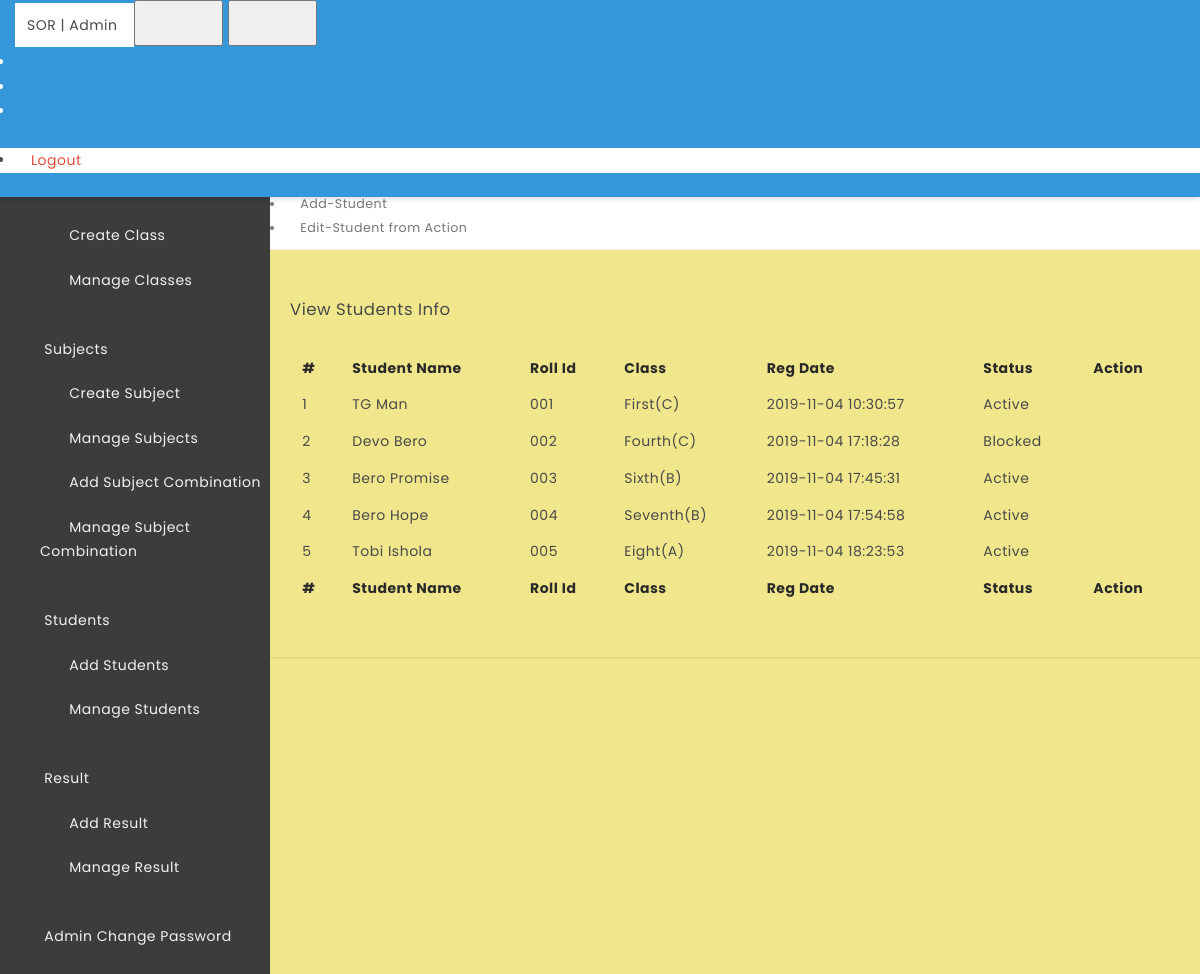
The app's page /sor/manage-students.php with its own data.
### tables this page shows
CREATE TABLE `tblstudents` (
  `StudentId` int(11) NOT NULL,
  `StudentName` varchar(100) DEFAULT NULL,
  `RollId` varchar(100) DEFAULT NULL,
  `StudentEmail` varchar(100) DEFAULT NULL,
  `Gender` varchar(10) DEFAULT NULL,
  `DOB` varchar(100) DEFAULT NULL,
  `ClassId` int(11) DEFAULT NULL,
  `RegDate` timestamp NULL DEFAULT current_timestamp(),
  `UpdationDate` timestamp NULL DEFAULT NULL,
  `Status` int(1) DEFAULT NULL
);

CREATE TABLE `tblclasses` (
  `id` int(11) NOT NULL,
  `ClassName` varchar(80) DEFAULT NULL,
  `ClassNameNumeric` int(4) DEFAULT NULL,
  `Section` varchar(5) DEFAULT NULL,
  `CreationDate` timestamp NULL DEFAULT current_timestamp(),
  `UpdationDate` timestamp NULL DEFAULT NULL
);

### sor/manage-students.php (the view, shortened to what this page needs)
<?php
include('includes/config.php');
if (strlen($_SESSION['alogin']) == "") {
    header("Location: index.php");
} else {
    ?>
    <!DOCTYPE html>
    <html lang="en">
    <head>
        <link rel="stylesheet" href="css/bootstrap.min.css" media="screen">
        <link rel="stylesheet" href="css/font-awesome.min.css" media="screen">
        <link rel="stylesheet" href="css/main.css" media="screen">
    </head>
    <body class="top-navbar-fixed">
        <div class="main-wrapper">
            <?php include('includes/topbar.php'); ?>
            <div class="content-wrapper">
                <div class="content-container">
                    <?php include('includes/leftbar.php'); ?>
                    <div class="main-page">
                        <div class="container-fluid">
                            <div class="row page-title-div">
                                <div class="col-md-6">
                                    <h2 class="title">Manage Students</h2>
                                </div>
                            </div>
                            <div class="row breadcrumb-div">
                                <div class="col-md-6">
                                    <ul class="breadcrumb">
                                        <li><a href="dashboard.php"><i class="fa fa-home"></i>Dashboard</a></li>
                                        <li><a href="manage-students.php"><i class="fa fa-users"></i>Manage Students</a></li>
                                        <li><a href="add-students.php"><i class="fa fa-users"></i>Add-Student</a></li>
                                        <li><i class="fa fa-users"></i>Edit-Student from Action</li>
                                    </ul>
                                </div>
                            </div>
                        </div>
                        <section class="section">
                            <div class="container-fluid">
                                <div class="row">
                                    <div class="col-md-12">
                                        <div class="panel">
                                            <div class="panel-heading">
                                                <div class="panel-title">
                                                    <h5>View Students Info</h5>
                                                </div>
                                            </div>
                                            <div class="panel-body p-20">
                                                <table id="example" class="display table table-striped table-bordered" cellspacing="0" width="100%">
                                                    <thead>
                                                        <tr>
                                                            <th>#</th>
                                                            <th>Student Name</th>
                                                            <th>Roll Id</th>
                                                            <th>Class</th>
                                                            <th>Reg Date</th>
                                                            <th>Status</th>
                                                            <th>Action</th>
                                                        </tr>
                                                    </thead>
                                                    <tfoot>
                                                        <tr>
                                                            <th>#</th>
                                                            <th>Student Name</th>
                                                            <th>Roll Id</th>
                                                            <th>Class</th>
                                                            <th>Reg Date</th>
                                                            <th>Status</th>
                                                            <th>Action</th>
                                                        </tr>
                                                    </tfoot>
                                                    <tbody>
                                                        <?php $sql = "SELECT tblstudents.StudentName,tblstudents.RollId,tblstudents.RegDate,tblstudents.StudentId,tblstudents.Status,tblclasses.ClassName,tblclasses.Section from tblstudents join tblclasses on tblclasses.id=tblstudents.ClassId";
                                                            $query = $dbh->prepare($sql);
                                                            $query->execute();
                                                            $results = $query->fetchAll(PDO::FETCH_OBJ);
                                                            $cnt = 1;
                                                            if ($query->rowCount() > 0) {
                                                                foreach ($results as $result) {   ?>
                                                                <tr>
                                                                    <td><?php echo htmlentities($cnt); ?></td>
                                                                    <td><?php echo htmlentities($result->StudentName); ?></td>
                                                                    <td><?php echo htmlentities($result->RollId); ?></td>
                                                                    <td><?php echo htmlentities($result->ClassName); ?>(<?php echo htmlentities($result->Section); ?>)</td>
                                                                    <td><?php echo htmlentities($result->RegDate); ?></td>
                                                                    <td><?php if ($result->Status == 1) {
                                                                            echo htmlentities('Active');
                                                                        } else {
                                                                            echo htmlentities('Blocked');
                                                                        }
                                                                        ?></td>
                                                                    <td>
                                                                        <a href="edit-student.php?stid=<?php echo htmlentities($result->StudentId); ?>"><i class="fa fa-edit" title="Edit Record"></i> </a>
                                                                    </td>
                                                                </tr>
                                                        <?php $cnt = $cnt + 1;
                                                                }
                                                            } ?>
                                                    </tbody>
                                                </table>
                                            </div>
                                        </div>
                                    </div>
                                </div>
                            </div>
                        </section>
                    </div>
                </div>
            </div>
        </div>
    </body>
    </html>
<?php } ?>

### sor/manage-students.php (style rules this page uses)
.main-wrapper { background-color:khaki; }

### records on screen
tblstudents: StudentName "TG Man", RollId "001", ClassId.ClassName "First", ClassId.Section "C", RegDate "2019-11-04 10:30:57"
tblstudents: StudentName "Devo Bero", RollId "002", ClassId.ClassName "Fourth", ClassId.Section "C", RegDate "2019-11-04 17:18:28"
tblstudents: StudentName "Bero Promise", RollId "003", ClassId.ClassName "Sixth", ClassId.Section "B", RegDate "2019-11-04 17:45:31"
tblstudents: StudentName "Bero Hope", RollId "004", ClassId.ClassName "Seventh", ClassId.Section "B", RegDate "2019-11-04 17:54:58"
tblstudents: StudentName "Tobi Ishola", RollId "005", ClassId.ClassName "Eight", ClassId.Section "A", RegDate "2019-11-04 18:23:53"
